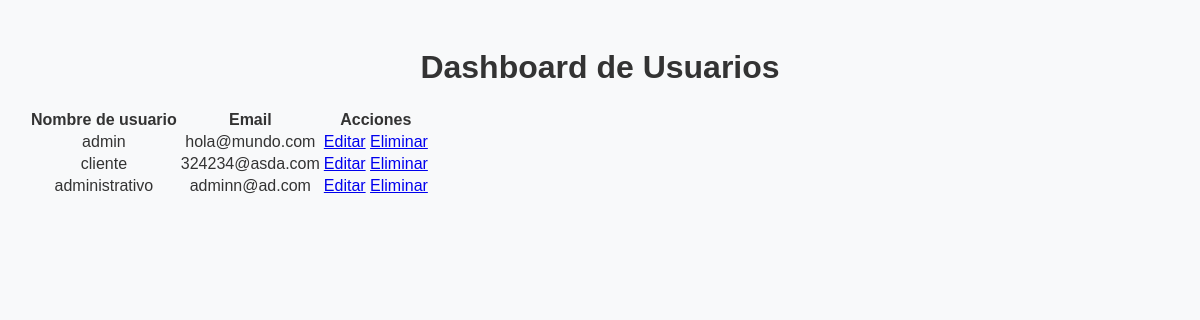
Page /processes/dashboard/ on the earlier database version.
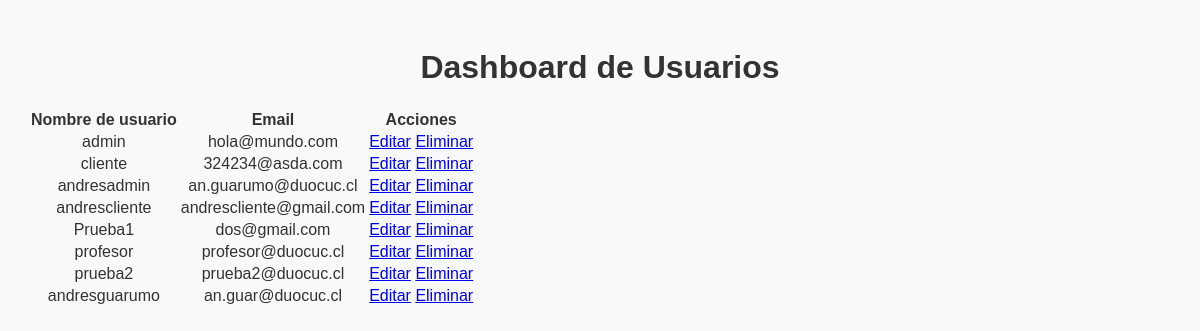
Same page on the later database version.
### processes/models.py (models this page shows, shortened)
class CustomUser(AbstractUser):
    is_client = models.BooleanField(default=False)
    is_admin = models.BooleanField(default=False)
    nombre = models.CharField(max_length=100, blank=True, null=True)
    apellido = models.CharField(max_length=100, blank=True, null=True)
    rut = models.CharField(max_length=20, blank=True, null=True)
    telefono = models.CharField(max_length=20, blank=True, null=True)
    direccion = models.CharField(max_length=255, blank=True, null=True)

### processes/views.py (the view)
# urls.py: path('dashboard/', views.dashboard_view, name='dashboard'),
def dashboard_view(request):
    users = CustomUser.objects.all()
    context = {
        'users': users,
    }
    return render(request, 'processes/dashboard.html', context)

### processes/templates/processes/dashboard.html (shortened to what this page needs)
<!DOCTYPE html>
<html lang="es">
<head>
    {% load static %}
    <link rel="stylesheet" type="text/css" href="{% static 'style.css' %}">
</head>
<body>
    <div style="text-align: center;">
        <h1>Dashboard de Usuarios</h1>
        <table>
            <tr>
                <th>Nombre de usuario</th>
                <th>Email</th>
                <th>Acciones</th>
            </tr>
            {% for user in users %}
            <tr>
                <td>{{ user.username }}</td>
                <td>{{ user.email }}</td>
                <td>
                    <a href="{% url 'update_user' user.id %}">Editar</a>
                    <a href="{% url 'delete_user_view' user.id %}">Eliminar</a>
                </td>
            </tr>
            {% endfor %}
        </table>
    </div>
</body>
</html>

### static/style.css (style rules this page uses)
body { font-family: Arial, sans-serif; background-color: #f8f9fa; color: #333; padding: 20px; }

Differences in the rows shown:
removed CustomUser: username "administrativo", email "adminn@ad.com"
added CustomUser: username "andresadmin", email "an.guarumo@duocuc.cl"
added CustomUser: username "andrescliente", email "andrescliente@gmail.com"
added CustomUser: username "Prueba1", email "dos@gmail.com"
added CustomUser: username "profesor", email "profesor@duocuc.cl"
added CustomUser: username "prueba2", email "prueba2@duocuc.cl"
added CustomUser: username "andresguarumo", email "an.guar@duocuc.cl"
